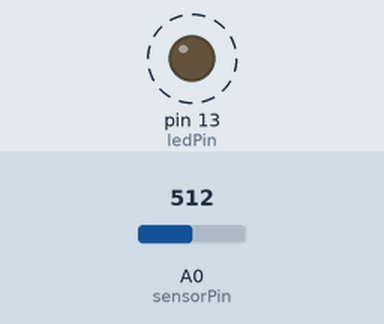
Simulated run of this sketch. Board: Arduino Uno, built with avr-gcc and run on an emulated ATmega328P. Shown: output pins drawn as LEDs (lit = HIGH). Dashed ring = blinking. The test bench sets the inputs (shaded band); at power-on: A0 (sensorPin) = 512.

Above: at 1.8 s.
1.9 s: A0 (sensorPin) set to 0
At 2.9 s:
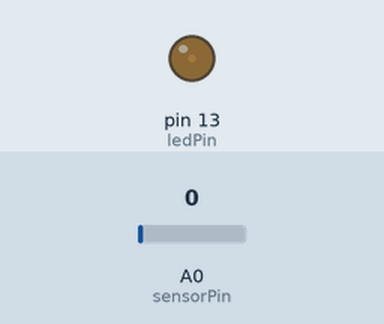
3.6 s: A0 (sensorPin) set to 122
At 3.9 s:
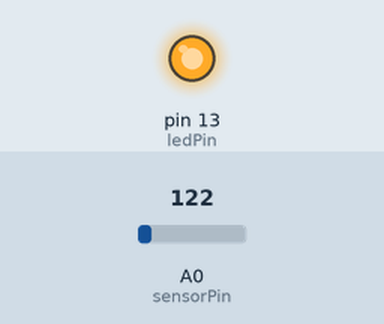
Timing chart, 0 to 13.1 s (numbered marks = the images above; inputs shaded):
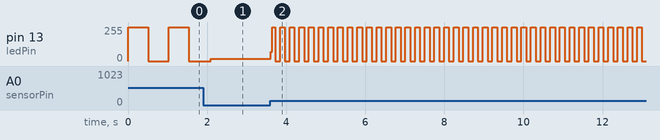

The sketch:

potentiometer.ino
```cpp
int sensorPin=0;
int ledPin=13;

void setup()
{
  pinMode(13,OUTPUT);
}

void loop()
{
  int sensorValue;

  sensorValue=analogRead(sensorPin);
  digitalWrite(ledPin, HIGH);
  delay(sensorValue);

  digitalWrite(ledPin, LOW);
  delay(sensorValue);

}
```

Measured:
- after the input at 3.6 s, pin 13 (ledPin): 16/255 → 68/255 at once, then moves between 0/255 and 255/255, repeating every 0.24 s
- by itself, pin 13 (ledPin): alternates 255/255 for 0.51 s and 0/255 for 0.51 s
